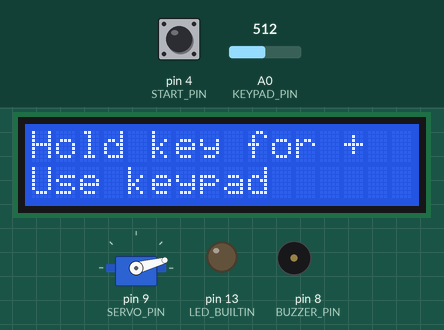
This sketch was run on a simulated Arduino Uno, built with avr-gcc and run on an emulated ATmega328P. Shown: servo, 16×2 character LCD, output pins drawn as LEDs (lit = HIGH), buzzer (waves = sounding, pin HIGH). The test bench sets the inputs (shaded band); at power-on: A0 (KEYPAD_PIN) = 512, pin 4 (START_PIN) LOW. What the sketch prints to the serial monitor is not drawn.

Above: at 1.2 s.
1.3 s: A0 (KEYPAD_PIN) set to 538
2.8 s: A0 (KEYPAD_PIN) set to 555
At 4.2 s:
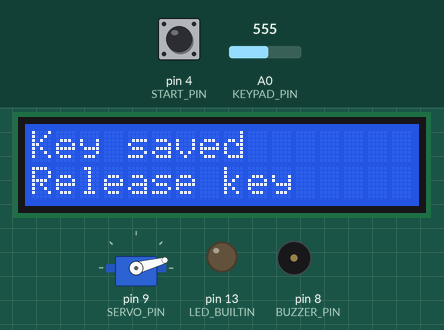
4.5 s: A0 (KEYPAD_PIN) set to 511
At 5.8 s:
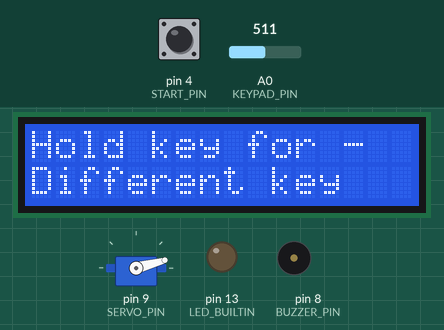
6.2 s: A0 (KEYPAD_PIN) set to 490
7.7 s: A0 (KEYPAD_PIN) set to 469
At 9.1 s:
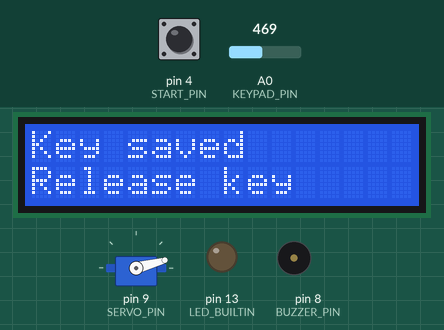
9.4 s: A0 (KEYPAD_PIN) set to 511
At 10.7 s:
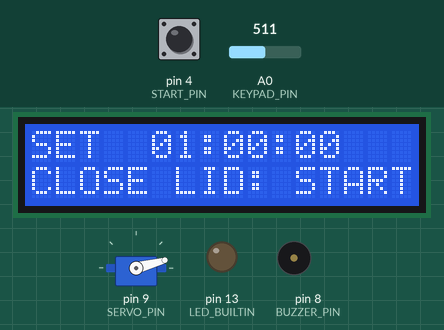
Timing chart, 0 to 12.1 s (numbered marks = the images above; inputs shaded):
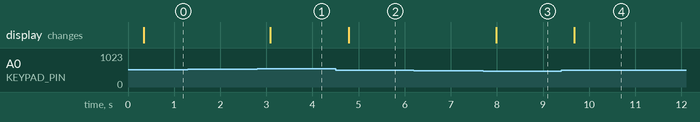

The sketch:

TimeBox_Arduino.ino
```cpp
// TimeBox for Arduino Uno: choose a duration, close the lid, then press START.
// No lid sensor. Reset/power loss clears a running countdown.
// Change these angles after testing the servo arm with the lid open.
#include <Wire.h>
#include <LiquidCrystal_I2C.h>
#include <Servo.h>

const uint8_t START_PIN = 4, BUZZER_PIN = 8, SERVO_PIN = 9;
const uint8_t KEYPAD_PIN = A0;
const uint8_t UNLOCK_ANGLE = 15, LOCK_ANGLE = 85;
const uint8_t BUZZER_ON = HIGH, BUZZER_OFF = LOW;
const uint32_t PRESETS[] = {30UL, 900UL, 1800UL, 3600UL, 5400UL, 7200UL, 14400UL};
const uint8_t PRESET_COUNT = sizeof(PRESETS) / sizeof(PRESETS[0]);
const int KEY_TOLERANCE = 14;

LiquidCrystal_I2C screen27(0x27, 16, 2), screen3F(0x3F, 16, 2);
LiquidCrystal_I2C *lcd = &screen27;
Servo latch;

struct KeySettings {
  int16_t idle, plus, minus;
};
KeySettings keys;

enum : uint8_t { READY, LOCKED, DONE };
enum : uint8_t { LEARN_IDLE, LEARN_PLUS, RELEASE_PLUS, LEARN_MINUS, RELEASE_MINUS, KEYS_READY };
uint8_t state = READY, learning = LEARN_IDLE, selected = 3; // Default: one hour
uint32_t startedAt = 0, beepAt = 0, lastScreen = 0;
bool beeping = false, screenDirty = true;

int startIdle = LOW, startRaw = LOW, startStable = LOW;
uint32_t startChanged = 0;
int keyCandidate = 0, keyStable = 0;
uint32_t keyChanged = 0;
bool keyArmed = false;

bool hasI2C(uint8_t address) {
  Wire.beginTransmission(address);
  return Wire.endTransmission() == 0;
}

void printLine(uint8_t row, const char *s) {
  lcd->setCursor(0, row);
  bool ended = false;
  for (uint8_t i = 0; i < 16; ++i) {
    if (!ended && s[i] == '\0') ended = true;
    lcd->write(ended ? ' ' : s[i]);
  }
}

void showScreen(uint32_t now) {
  switch (learning) {
    case LEARN_IDLE: printLine(0, "Keypad setup"); printLine(1, "Release all keys"); return;
    case LEARN_PLUS: printLine(0, "Hold key for +"); printLine(1, "Use keypad"); return;
    case LEARN_MINUS: printLine(0, "Hold key for -"); printLine(1, "Different key"); return;
    case RELEASE_PLUS:
    case RELEASE_MINUS: printLine(0, "Key saved"); printLine(1, "Release key"); return;
  }

  if (state == DONE) {
    printLine(0, "TIME IS UP");
    printLine(1, "UNLOCKED");
    return;
  }

  uint32_t seconds = PRESETS[selected];
  if (state == LOCKED) {
    uint32_t elapsed = now - startedAt;
    uint32_t total = seconds * 1000UL;
    seconds = elapsed >= total ? 0 : (total - elapsed + 999UL) / 1000UL;
  }
  char line[24];
  snprintf(line, sizeof(line), "%s %02u:%02u:%02u",
           state == LOCKED ? "LEFT" : "SET ",
           (unsigned)(seconds / 3600UL), (unsigned)((seconds / 60UL) % 60UL),
           (unsigned)(seconds % 60UL));
  printLine(0, line);
  printLine(1, state == LOCKED ? "LOCKED" : selected == 0 ? "DEMO: START" : "CLOSE LID: START");
}

int readKeypad() {
  int total = 0;
  for (uint8_t i = 0; i < 5; ++i) total += analogRead(KEYPAD_PIN);
  return total / 5;
}

bool farApart(int a, int b) {
  return abs(a - b) > 2 * KEY_TOLERANCE + 6;
}

void pollCalibration(uint32_t now) {
  if (uint32_t(now - keyChanged) < 250UL) return;
  switch (learning) {
    case LEARN_IDLE:
      keys.idle = keyStable;
      learning = LEARN_PLUS;
      break;
    case LEARN_PLUS:
      if (!farApart(keyStable, keys.idle)) return;
      keys.plus = keyStable;
      learning = RELEASE_PLUS;
      break;
    case RELEASE_PLUS:
      if (abs(keyStable - keys.idle) > KEY_TOLERANCE) return;
      learning = LEARN_MINUS;
      break;
    case LEARN_MINUS:
      if (!farApart(keyStable, keys.idle) || !farApart(keyStable, keys.plus)) return;
      keys.minus = keyStable;
      learning = RELEASE_MINUS;
      break;
    case RELEASE_MINUS:
      if (abs(keyStable - keys.idle) > KEY_TOLERANCE) return;
      learning = KEYS_READY;
      keyArmed = true;
      break;
    default: return;
  }
  screenDirty = true;
}

void setup() {
  Serial.begin(115200);
  pinMode(START_PIN, INPUT); // Three-pin button module drives S; learn its idle level at boot.
  startIdle = startRaw = startStable = digitalRead(START_PIN);
  pinMode(BUZZER_PIN, OUTPUT);
  digitalWrite(BUZZER_PIN, BUZZER_OFF);
  pinMode(LED_BUILTIN, OUTPUT);
  latch.write(UNLOCK_ANGLE);
  latch.attach(SERVO_PIN);
  Wire.begin();
  if (!hasI2C(0x27) && hasI2C(0x3F)) lcd = &screen3F;
  lcd->init();
  lcd->backlight();
  keyCandidate = keyStable = readKeypad();
  keyChanged = startChanged = millis();
  Serial.println(F("TimeBox. Release buttons at startup. Send c to relearn keypad."));
}

void loop() {
  const uint32_t now = millis();
  const int reading = digitalRead(START_PIN);
  if (reading != startRaw) {
    startRaw = reading;
    startChanged = now;
  }
  bool startPressed = false;
  if (startStable != startRaw && uint32_t(now - startChanged) >= 35UL) {
    startStable = startRaw;
    startPressed = startStable != startIdle;
  }

  int value = readKeypad();
  if (abs(value - keyCandidate) > 5) {
    keyCandidate = value;
    keyChanged = now;
  }
  if (uint32_t(now - keyChanged) >= 60UL) keyStable = keyCandidate;

  if (Serial.available() && Serial.read() == 'c' && state != LOCKED) {
    learning = LEARN_IDLE;
    keyChanged = now;
    screenDirty = true;
  }

  if (beeping && uint32_t(now - beepAt) >= 250UL) {
    digitalWrite(BUZZER_PIN, BUZZER_OFF);
    beeping = false;
  }

  if (learning != KEYS_READY) {
    pollCalibration(now);
  } else if (state == LOCKED) {
    if (uint32_t(now - startedAt) >= PRESETS[selected] * 1000UL) {
      state = DONE;
      latch.write(UNLOCK_ANGLE);
      digitalWrite(LED_BUILTIN, LOW);
      digitalWrite(BUZZER_PIN, BUZZER_ON);
      beepAt = now;
      beeping = true;
      screenDirty = true;
    }
  } else {
    if (abs(keyStable - keys.idle) <= KEY_TOLERANCE) {
      keyArmed = true;
    } else if (keyArmed && uint32_t(now - keyChanged) >= 60UL) {
      if (abs(keyStable - keys.plus) <= KEY_TOLERANCE) {
        if (selected + 1 < PRESET_COUNT) ++selected;
        state = READY;
        screenDirty = true;
      } else if (abs(keyStable - keys.minus) <= KEY_TOLERANCE) {
        if (selected > 0) --selected;
        state = READY;
        screenDirty = true;
      }
      keyArmed = false;
    }
    if (startPressed) {
      startedAt = now;
      state = LOCKED;
      keyArmed = false;
      latch.write(LOCK_ANGLE);
      digitalWrite(LED_BUILTIN, HIGH);
      screenDirty = true;
    }
  }

  if (screenDirty || (state == LOCKED && uint32_t(now - lastScreen) >= 200UL)) {
    screenDirty = false;
    lastScreen = now;
    showScreen(now);
  }
}
```

Measured:
- the behaviour switches between 546 and 547 on A0 (KEYPAD_PIN) (found by bisection; images 0 and 1)
- the behaviour switches between 478 and 477 on A0 (KEYPAD_PIN) (found by bisection; images 2 and 3)
- after the input at 1.3 s, every drawn part: stays the same
- after the input at 2.8 s, the display: changes after 0.28 s (image 1)
- after the input at 4.5 s, the display: changes after 0.28 s (image 2)
- after the input at 6.2 s, every drawn part: stays the same
- after the input at 7.7 s, the display: changes after 0.28 s (image 3)
- after the input at 9.4 s, the display: changes after 0.28 s (image 4)
